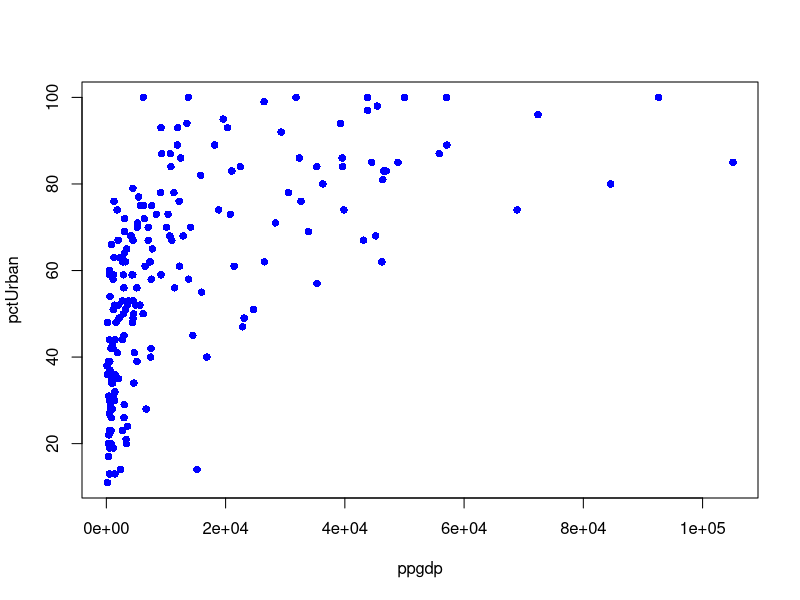
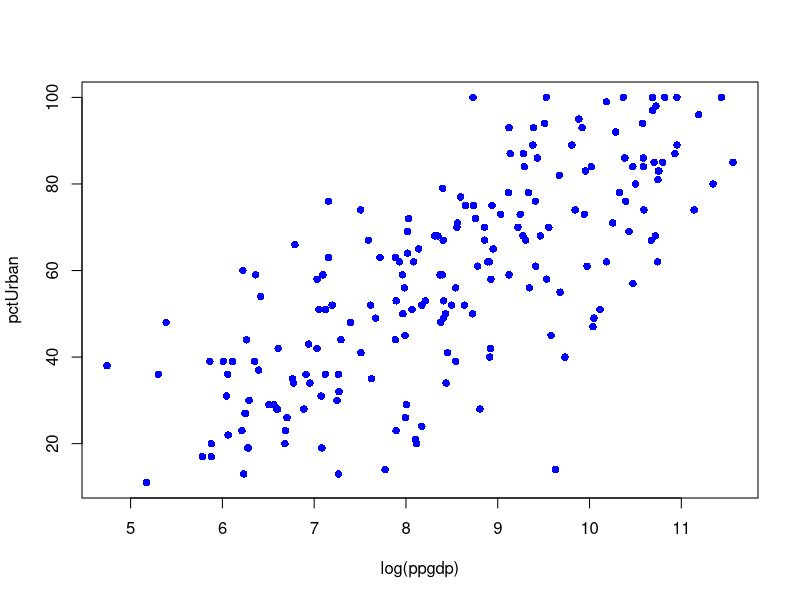
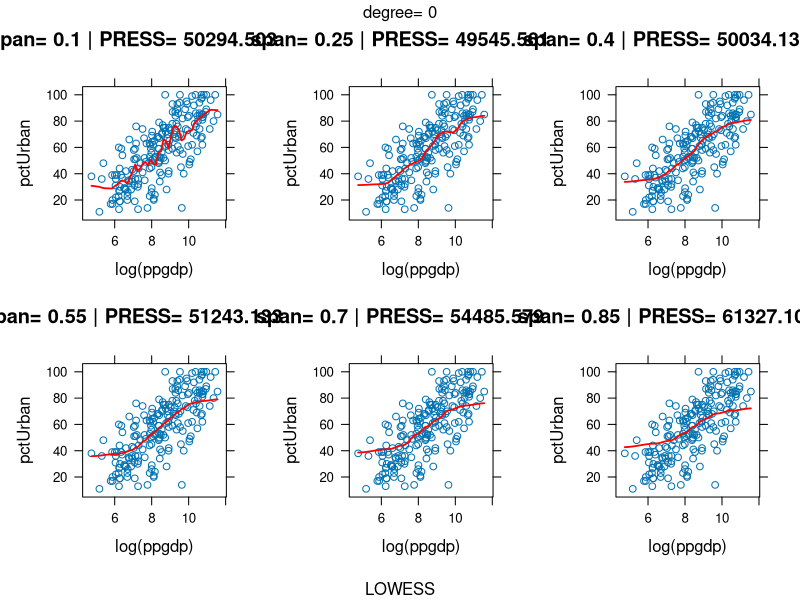
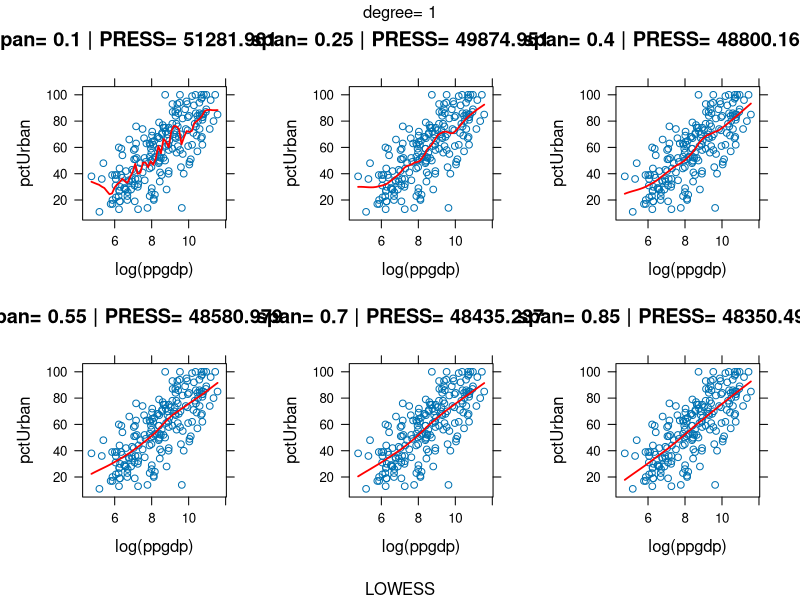
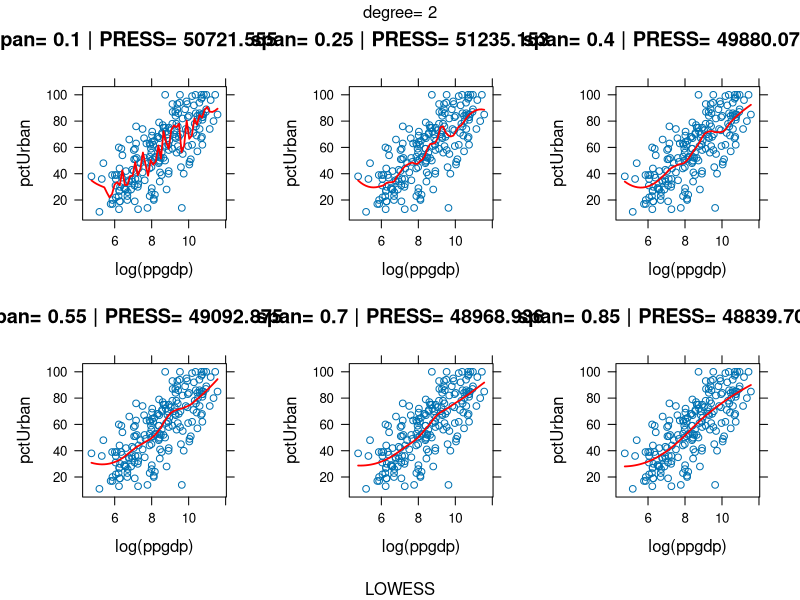
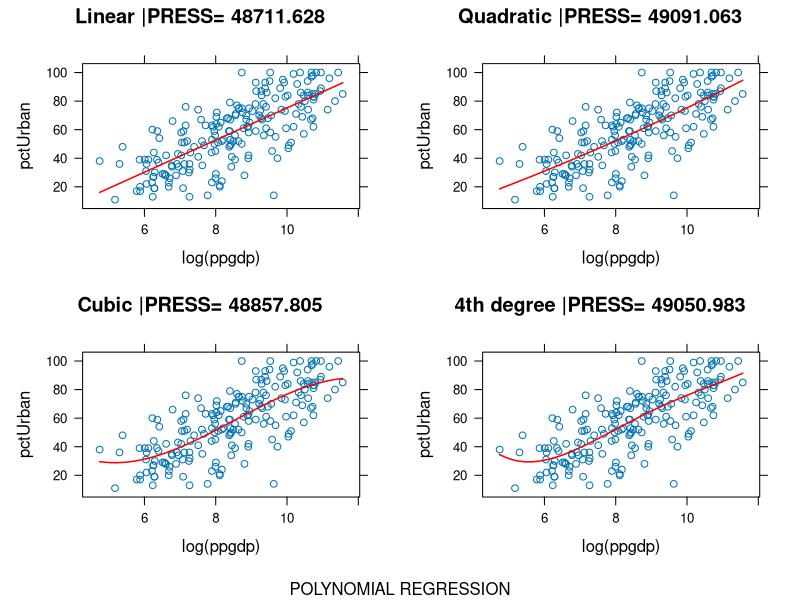
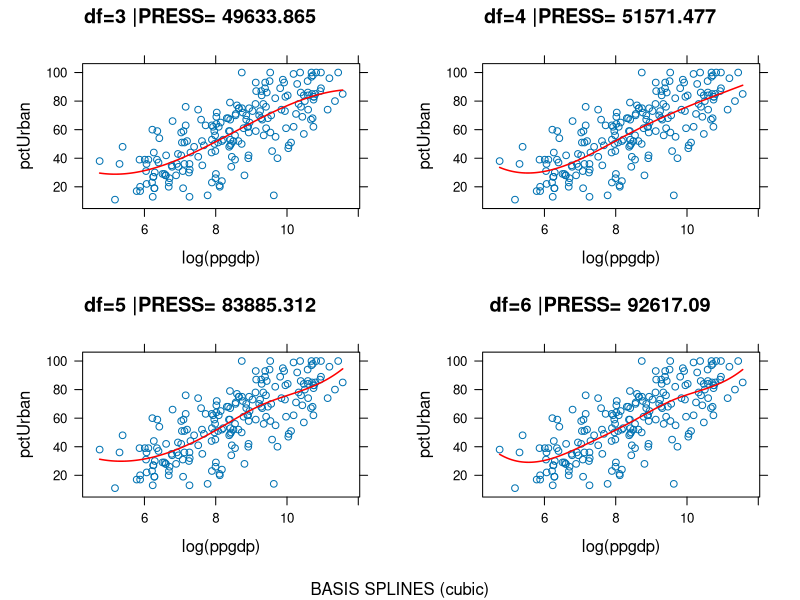
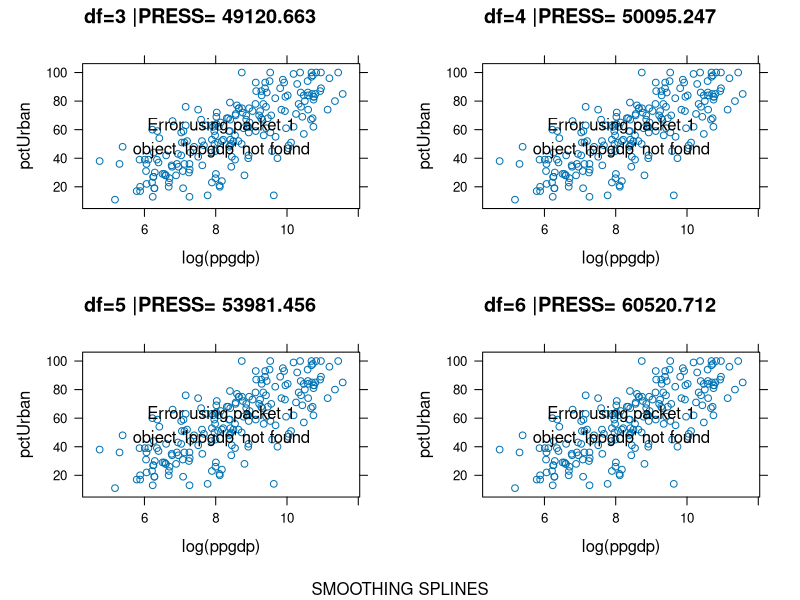

Source code (R) for these figures, in order:
library(carData)
library(lattice)
library(latticeExtra)
library(gridExtra)
library(splines)


#GIVEN DATA-------------------------------------------------------
data(UN,package = "carData")
D=na.omit(UN[,(colnames(UN)=="pctUrban") | (colnames(UN)=="ppgdp") ])
#remove rows with missing values in our required columns, only 14 rows removed instead of 51 in na.omit(UN)
attach(D)
lppgdp=log(ppgdp)
n=length(lppgdp)
plot(pctUrban~ppgdp,data = D,pch=16,col="blue")
plot(pctUrban~log(ppgdp),data = D,pch=16,col="blue")


#PRESS---------------------------------------------------
PRESS<-function(meth){#name of the method to be applied
  resi_sq=numeric()
  for(i in 1:n){
    y=pctUrban[-i]
    x=lppgdp[-i]
    fit=eval(meth)
    yi_hat=predict(fit,data.frame(x=c(lppgdp[i])))
    resi_sq[i]=(pctUrban[i]-yi_hat)^2 #compute square of difference between actual value and new predicted value
  }
  return(sum(resi_sq,na.rm = T))  #PRESS Statistic will be returned
}


#LOESS with varying degrees and spans-----------------------------------------
span=seq(0.1,0.85,0.15)
deg=0:2
for(d in deg){
  plt=list()
  for(j in 1:length(span)){
    u=quote(loess(y~x,span=span[j],degree=d,family="gaussian")) #loess formula on which PRESS will be calculated
    press_stat=PRESS(u)
    plt[[j]]<-xyplot(pctUrban ~ log(ppgdp),col.line = "red",lwd=1.75,type = c("p", "smooth"), degree = d, span=span[j],family = "gaussian",main=paste("span=",span[j],"| PRESS=",round(press_stat,3)))
  }
  grid.arrange(grobs=plt,nrow=2,ncol=3,top=paste("degree=",d),bottom="LOWESS")
}


#POLYNOMIAL REGRESSION with varying degrees-----------------------------------
deg=1:4
press_stat=numeric()
for(j in deg){
  u=quote(lm(y~poly(x,degree=j))) #polynomial on which PRESS will be calculated
  press_stat[j]=PRESS(u)
}
p1=xyplot(pctUrban~log(ppgdp),type="p",main=paste("Linear","|PRESS=",round(press_stat[1],3)))+layer(panel.smoother(x,y,method="lm",se=F,form=y~poly(x,1),col.line = "red",lwd=1.5))
p2=xyplot(pctUrban~log(ppgdp),type="p",main=paste("Quadratic","|PRESS=",round(press_stat[2],3)))+layer(panel.smoother(x,y,method="lm",se=F,form=y~poly(x,2),col.line = "red",lwd=1.5))
p3=xyplot(pctUrban~log(ppgdp),type="p",main=paste("Cubic","|PRESS=",round(press_stat[3],3)))+layer(panel.smoother(x,y,method="lm",se=F,form=y~poly(x,3),col.line = "red",lwd=1.5))
p4=xyplot(pctUrban~log(ppgdp),type="p",main=paste("4th degree","|PRESS=",round(press_stat[4],3)))+layer(panel.smoother(x,y,method="lm",se=F,form=y~poly(x,4),col.line = "red",lwd=1.5))
grid.arrange(p1,p2,p3,p4,nrow=2,ncol=2,bottom="POLYNOMIAL REGRESSION")



#BASIS SPLINES(cubic)-------------------------------------------------
df=c(5,10,20,30)
press_stat=numeric()
for(j in 1:length(df)){
  u=quote(lm(y~1+bs(x,df=df[j])))
  press_stat[j]=PRESS(u)
}
p1=xyplot(pctUrban~log(ppgdp),type="p",main=paste("df=3","|PRESS=",round(press_stat[1],3)))+layer(panel.smoother(x,y,method="lm",se=F,form=y~bs(x,3),col.line = "red",lwd=1.5))
p2=xyplot(pctUrban~log(ppgdp),type="p",main=paste("df=4","|PRESS=",round(press_stat[2],3)))+layer(panel.smoother(x,y,method="lm",se=F,form=y~bs(x,4),col.line = "red",lwd=1.5))
p3=xyplot(pctUrban~log(ppgdp),type="p",main=paste("df=5","|PRESS=",round(press_stat[3],3)))+layer(panel.smoother(x,y,method="lm",se=F,form=y~bs(x,5),col.line = "red",lwd=1.5))
p4=xyplot(pctUrban~log(ppgdp),type="p",main=paste("df=6","|PRESS=",round(press_stat[4],3)))+layer(panel.smoother(x,y,method="lm",se=F,form=y~bs(x,6),col.line = "red",lwd=1.5))
grid.arrange(p1,p2,p3,p4,nrow=2,ncol=2,bottom="BASIS SPLINES (cubic)")


#SMOOTHING SPLINES----------------------------------------------
press_stat.ss=numeric()
for(j in 1:length(df)){
  resi_sq=numeric()
  for(i in 1:n){ 
    y=pctUrban[-i]
    x=lppgdp[-i]
    ss.fit=smooth.spline(y~x,df=df[j])
    yi_hat=as.numeric(predict(ss.fit,data.frame(x=c(lppgdp[i])))$y)
    resi_sq[i]=(pctUrban[i]-yi_hat)^2
  }
  press_stat.ss[j]=sum(resi_sq,na.rm=T)
}
p1=xyplot(pctUrban~log(ppgdp),type="p",main=paste("df=3","|PRESS=",round(press_stat.ss[1],3)))+layer(panel.lines(predict(smooth.spline(y=pctUrban,x=lppgdp,df=3)),col.line = "red",lwd=1.5))
p2=xyplot(pctUrban~log(ppgdp),type="p",main=paste("df=4","|PRESS=",round(press_stat.ss[2],3)))+layer(panel.lines(predict(smooth.spline(y=pctUrban,x=lppgdp,df=4)),col.line = "red",lwd=1.5))
p3=xyplot(pctUrban~log(ppgdp),type="p",main=paste("df=5","|PRESS=",round(press_stat.ss[3],3)))+layer(panel.lines(predict(smooth.spline(y=pctUrban,x=lppgdp,df=5)),col.line = "red",lwd=1.5))
p4=xyplot(pctUrban~log(ppgdp),type="p",main=paste("df=6","|PRESS=",round(press_stat.ss[4],3)))+layer(panel.lines(predict(smooth.spline(y=pctUrban,x=lppgdp,df=6)),col.line = "red",lwd=1.5))
grid.arrange(p1,p2,p3,p4,nrow=2,ncol=2,bottom="SMOOTHING SPLINES")
